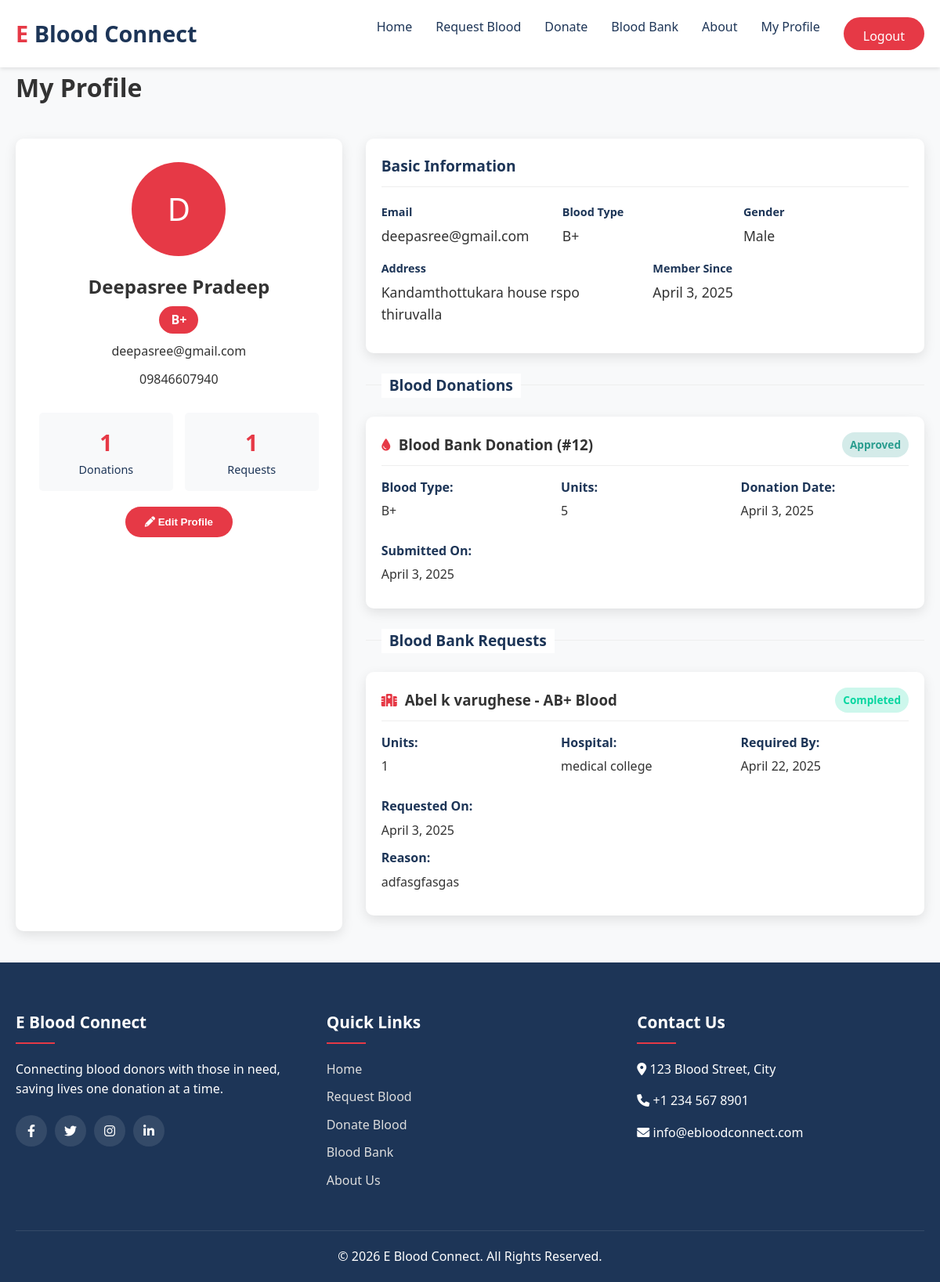
/profile.php (signed in), run on the app's committed database.
### tables this page shows
CREATE TABLE IF NOT EXISTS `users` (
  `id` int NOT NULL AUTO_INCREMENT,
  `full_name` varchar(100) NOT NULL,
  `email` varchar(100) NOT NULL,
  `password` varchar(255) NOT NULL,
  `phone` varchar(20) NOT NULL,
  `blood_type` enum('A+','A-','B+','B-','AB+','AB-','O+','O-') NOT NULL,
  `gender` enum('Male','Female','Other') NOT NULL,
  `dob` date NOT NULL,
  `address` text NOT NULL,
  `medical_conditions` text,
  `is_admin` tinyint(1) DEFAULT '0',
  `created_at` timestamp NULL DEFAULT CURRENT_TIMESTAMP,
  `updated_at` timestamp NULL DEFAULT CURRENT_TIMESTAMP ON UPDATE CURRENT_TIMESTAMP,
  PRIMARY KEY (`id`),
  UNIQUE KEY `email` (`email`)
);

CREATE TABLE IF NOT EXISTS `blood_bank_donations` (
  `id` int NOT NULL AUTO_INCREMENT,
  `donor_id` int NOT NULL,
  `blood_type` varchar(10) NOT NULL,
  `units` int NOT NULL DEFAULT '1',
  `donation_center` varchar(255) DEFAULT NULL,
  `donation_date` date NOT NULL,
  `status` enum('pending','approved','rejected') NOT NULL DEFAULT 'pending',
  `notes` text,
  `created_at` timestamp NOT NULL DEFAULT CURRENT_TIMESTAMP,
  `updated_at` timestamp NOT NULL DEFAULT CURRENT_TIMESTAMP ON UPDATE CURRENT_TIMESTAMP,
  PRIMARY KEY (`id`),
  KEY `donor_id` (`donor_id`)
);

CREATE TABLE IF NOT EXISTS `blood_bank_requests` (
  `id` int NOT NULL AUTO_INCREMENT,
  `user_id` int NOT NULL,
  `patient_name` varchar(100) NOT NULL,
  `blood_type` enum('A+','A-','B+','B-','AB+','AB-','O+','O-') NOT NULL,
  `units` int NOT NULL,
  `hospital` varchar(100) NOT NULL,
  `required_date` date NOT NULL,
  `reason` text NOT NULL,
  `status` enum('pending','approved','rejected','completed') DEFAULT 'pending',
  `created_at` timestamp NULL DEFAULT CURRENT_TIMESTAMP,
  `updated_at` timestamp NULL DEFAULT CURRENT_TIMESTAMP ON UPDATE CURRENT_TIMESTAMP,
  PRIMARY KEY (`id`),
  KEY `user_id` (`user_id`)
);

### includes/db.php (called while the page is built, shortened)
<?php
$host = 'localhost';
$dbname = 'ebloodconnect';
$username = 'root';
$password = '';
try {
    $db = new PDO("mysql:host=$host;dbname=$dbname", $username, $password);
    $db->setAttribute(PDO::ATTR_ERRMODE, PDO::ERRMODE_EXCEPTION);
    $db->setAttribute(PDO::ATTR_DEFAULT_FETCH_MODE, PDO::FETCH_ASSOC);
} catch(PDOException $e) {
    die("Connection failed: " . $e->getMessage());
}
function executeQuery($sql, $params = []) {
    global $db;
    try {
        $stmt = $db->prepare($sql);
        $stmt->execute($params);
        return $stmt;
    } catch(PDOException $e) {
        die("Query failed: " . $e->getMessage());
    }
}
function fetchAll($sql, $params = []) {
    $stmt = executeQuery($sql, $params);
    return $stmt->fetchAll();
}
function fetchOne($sql, $params = []) {
    $stmt = executeQuery($sql, $params);
    return $stmt->fetch();
}
?>

### profile.php (the view, shortened to what this page needs)
<?php
require_once 'includes/db.php';
$userId = $_SESSION['user_id'];
$sql = "SELECT * FROM users WHERE id = ?";
$user = fetchOne($sql, [$userId]);
$sql = "SELECT * FROM blood_bank_donations WHERE donor_id = ? ORDER BY created_at DESC";
$donations = fetchAll($sql, [$userId]);
$sql = "SELECT * FROM blood_bank_requests WHERE user_id = ? ORDER BY created_at DESC";
$bankRequests = fetchAll($sql, [$userId]);
?>
<!DOCTYPE html>
<html lang="en">
<head>
    <link rel="stylesheet" href="css/style.css">
    <link rel="stylesheet" href="https://cdnjs.cloudflare.com/ajax/libs/font-awesome/6.0.0-beta3/css/all.min.css">
</head>
<body>
    <?php include 'includes/header.php'; ?>
    <div class="page-banner">
        <div class="container">
            <h1>My Profile</h1>
        </div>
    </div>
    <div class="container">
        <div class="profile-container">
            <div class="profile-sidebar">
                <div class="profile-avatar">
                    <?php echo substr($user['full_name'], 0, 1); ?>
                </div>
                <div class="profile-info">
                    <div class="profile-name"><?php echo htmlspecialchars($user['full_name']); ?></div>
                    <div class="blood-type"><?php echo $user['blood_type']; ?></div>
                    <div><?php echo htmlspecialchars($user['email']); ?></div>
                    <div style="margin-top: 10px;"><?php echo htmlspecialchars($user['phone']); ?></div>
                </div>
                <div class="profile-stats">
                    <div class="stat-item">
                        <div class="stat-value"><?php echo count($donations); ?></div>
                        <div class="stat-label">Donations</div>
                    </div>
                    <div class="stat-item">
                        <div class="stat-value"><?php echo count($bankRequests); ?></div>
                        <div class="stat-label">Requests</div>
                    </div>
                </div>
                <div style="margin-top: 20px; text-align: center;">
                    <button class="btn primary-btn" onclick="document.getElementById('edit-profile-form').style.display = document.getElementById('edit-profile-form').style.display === 'none' ? 'block' : 'none';">
                        <i class="fas fa-pencil-alt"></i> Edit Profile
                    </button>
                </div>
            </div>
            <div class="profile-content">
                <div class="basic-info-card">
                    <div class="basic-info-header">
                        <h2>Basic Information</h2>
                    </div>
                    <div class="info-row">
                        <div class="info-item">
                            <strong>Email</strong>
                            <span><?php echo htmlspecialchars($user['email']); ?></span>
                        </div>
                        <div class="info-item">
                            <strong>Blood Type</strong>
                            <span><?php echo $user['blood_type']; ?></span>
                        </div>
                        <?php if(!empty($user['gender'])): ?>
                        <div class="info-item">
                            <strong>Gender</strong>
                            <span><?php echo ucfirst($user['gender']); ?></span>
                        </div>
                        <?php endif; ?>
                    </div>
                    <div class="info-row">
                        <div class="info-item">
                            <strong>Address</strong>
                            <span><?php echo htmlspecialchars($user['address']); ?></span>
                        </div>
                        <div class="info-item">
                            <strong>Member Since</strong>
                            <span><?php echo date('F j, Y', strtotime($user['created_at'])); ?></span>
                        </div>
                    </div>
                </div>
                <div class="section-divider">
                    <h2>Blood Donations</h2>
                </div>
                <?php if (empty($donations)): ?>
                    <p>You haven't made any donations yet.</p>
                <?php else: ?>
                    <?php foreach ($donations as $donation): ?>
                        <div class="history-item">
                            <div class="history-header">
                                <div class="history-type">
                                    <i class="fas fa-tint"></i>
                                    <h3>Blood Bank Donation (#<?php echo $donation['id']; ?>)</h3>
                                </div>
                                <span class="history-status status-<?php echo strtolower($donation['status']); ?>"><?php echo ucfirst($donation['status']); ?></span>
                            </div>
                            <div class="history-details">
                                <div class="history-detail">
                                    <strong>Blood Type:</strong> <?php echo $donation['blood_type']; ?>
                                </div>
                                <div class="history-detail">
                                    <strong>Units:</strong> <?php echo $donation['units']; ?>
                                </div>
                                <div class="history-detail">
                                    <strong>Donation Date:</strong> <?php echo date('F j, Y', strtotime($donation['donation_date'])); ?>
                                </div>
                                <div class="history-detail">
                                    <strong>Submitted On:</strong> <?php echo date('F j, Y', strtotime($donation['created_at'])); ?>
                                </div>
                            </div>
                        </div>
                    <?php endforeach; ?>
                <?php endif; ?>
                <div class="section-divider">
                    <h2>Blood Bank Requests</h2>
                </div>
                <?php if (empty($bankRequests)): ?>
                    <p>You haven't made any blood bank requests yet.</p>
                <?php else: ?>
                    <?php foreach ($bankRequests as $request): ?>
                        <div class="history-item">
                            <div class="history-header">
                                <div class="history-type">
                                    <i class="fas fa-hospital"></i>
                                    <h3><?php echo htmlspecialchars($request['patient_name']); ?> - <?php echo $request['blood_type']; ?> Blood</h3>
                                </div>
                                <span class="history-status status-<?php echo strtolower($request['status']); ?>"><?php echo ucfirst($request['status']); ?></span>
                            </div>
                            <div class="history-details">
                                <div class="history-detail">
                                    <strong>Units:</strong> <?php echo $request['units']; ?>
                                </div>
                                <div class="history-detail">
                                    <strong>Hospital:</strong> <?php echo htmlspecialchars($request['hospital']); ?>
                                </div>
                                <div class="history-detail">
                                    <strong>Required By:</strong> <?php echo date('F j, Y', strtotime($request['required_date'])); ?>
                                </div>
                                <div class="history-detail">
                                    <strong>Requested On:</strong> <?php echo date('F j, Y', strtotime($request['created_at'])); ?>
                                </div>
                            </div>
                            <div class="history-detail">
                                <strong>Reason:</strong> <?php echo htmlspecialchars($request['reason']); ?>
                            </div>
                        </div>
                    <?php endforeach; ?>
                <?php endif; ?>
            </div>
        </div>
    </div>
    <?php include 'includes/footer.php'; ?>
</body>
</html>

### css/style.css (style rules this page uses)
:root { --primary-color: #e63946; --secondary-color: #457b9d; --dark-color: #1d3557; --light-color: #f1faee; --danger-color: #d62828; --success-color: #2a9d8f; --box-shadow: 0 5px 15px rgba(0, 0, 0, 0.1); }
* { margin: 0; padding: 0; box-sizing: border-box; }
body { font-family: 'Segoe UI', Tahoma, Geneva, Verdana, sans-serif; line-height: 1.6; background-color: #f8f9fa; color: #333; }
.container { max-width: 1200px; margin: 0 auto; padding: 0 20px; }
.btn { display: inline-block; padding: 12px 25px; border-radius: 30px; transition: all 0.3s ease; font-weight: 600; cursor: pointer; text-align: center; border: none; }
.primary-btn { background-color: var(--primary-color); color: white; }

### profile.php (style rules this page uses)
.profile-container { display: flex; flex-wrap: wrap; gap: 30px; margin: 40px 0; }
.profile-sidebar { flex: 1; min-width: 300px; background-color: white; border-radius: 10px; box-shadow: var(--box-shadow); padding: 30px; }
.profile-content { flex: 2; min-width: 500px; }
.profile-avatar { width: 120px; height: 120px; border-radius: 50%; background-color: var(--primary-color); color: white; display: flex; align-items: center; justify-content: center; font-size: 2.5rem; margin: 0 auto 20px; }
.profile-info { text-align: center; margin-bottom: 30px; }
.profile-name { font-size: 1.5rem; font-weight: 600; margin-bottom: 5px; }
.blood-type { display: inline-block; background-color: var(--primary-color); color: white; padding: 5px 15px; border-radius: 20px; font-weight: 600; margin-bottom: 10px; }
.profile-stats { display: grid; grid-template-columns: repeat(auto-fit, minmax(120px, 1fr)); gap: 15px; margin-top: 20px; }
.stat-item { text-align: center; padding: 15px; background-color: #f8f9fa; border-radius: 5px; }
.stat-value { font-size: 1.8rem; font-weight: 700; color: var(--primary-color); }
.stat-label { font-size: 0.9rem; color: var(--dark-color); }
.history-item { background-color: white; border-radius: 10px; box-shadow: var(--box-shadow); padding: 20px; margin-bottom: 20px; }
.history-header { display: flex; justify-content: space-between; align-items: center; margin-bottom: 15px; padding-bottom: 10px; border-bottom: 1px solid #eee; }
.history-type { display: flex; align-items: center; gap: 10px; }
.history-type i { color: var(--primary-color); }
.history-status { padding: 5px 10px; border-radius: 20px; font-size: 0.85rem; font-weight: 600; }
.status-approved { background-color: rgba(42, 157, 143, 0.2); color: #2a9d8f; }
.status-completed { background-color: rgba(6, 214, 160, 0.2); color: #06d6a0; }
.history-details { display: grid; grid-template-columns: repeat(auto-fit, minmax(200px, 1fr)); gap: 15px; }
.history-detail { margin-bottom: 10px; }
.history-detail strong { display: block; margin-bottom: 5px; color: var(--dark-color); }
.section-divider { margin: 40px 0; border-top: 1px solid #eee; position: relative; }
.section-divider h2 { position: absolute; top: -15px; left: 20px; background-color: white; padding: 0 10px; color: var(--dark-color); font-size: 1.2rem; }
.basic-info-card { background-color: white; border-radius: 10px; box-shadow: var(--box-shadow); padding: 20px; margin-bottom: 30px; }
.basic-info-header { display: flex; justify-content: space-between; align-items: center; margin-bottom: 20px; padding-bottom: 10px; border-bottom: 1px solid #eee; }
.basic-info-header h2 { margin: 0; font-size: 1.2rem; color: var(--dark-color); }
.info-row { display: grid; grid-template-columns: repeat(auto-fit, minmax(200px, 1fr)); gap: 20px; margin-bottom: 15px; }
.info-item strong { display: block; margin-bottom: 5px; color: var(--dark-color); font-size: 0.9rem; }
.info-item span { font-size: 1.1rem; }

### data on the page
users: full_name "D", full_name "Deepasree Pradeep", blood_type "B+", email "deepasree@gmail.com", phone "09846607940", gender "Male", address "Kandamthottukara house rspo thiruvalla", created_at "April 3, 2025"
blood_bank_donations: id "12", status "Approved", blood_type "B+", units "5", donation_date "April 3, 2025", created_at "April 3, 2025"
blood_bank_requests: patient_name "Abel k varughese", blood_type "AB+", status "Completed", units "1", hospital "medical college", required_date "April 22, 2025", created_at "April 3, 2025", reason "adfasgfasgas"

### other printed values
count($donations) "1"
count($bankRequests) "1"
